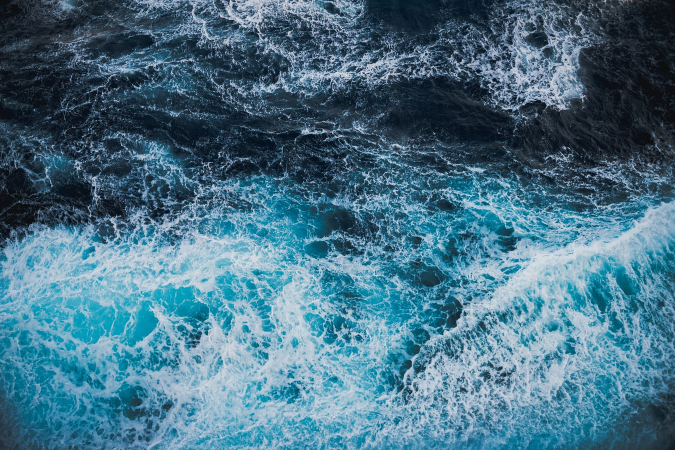
#> input picture OpenCV_Example/photo.jpg, 1350 x 900 px (shown at 1/2 size)
$ jupyter execute OpenCV_Example.ipynb   (shell and % lines are left out)
#> lines starting #> are read from the running program, lines starting #| are printed output that depends on the picture
# Installing OpenCV on Windows using Anaconda

## Importing Required Packages

[cell 1]
import numpy as np
import cv2
#Comment: The purpose of the above line is to display matplotlib plots inline
import matplotlib.pyplot as plt
import matplotlib.image as mpimg

## Initial Testing: Familiarizing yourself with Jupyter Notebook

[cell 2]
print("Hello, world")

[cell 3]
5+5

[cell 4]
a = np.array([0, 1, 2])
print(type(a))

## Getting Started with OpenCV: Blending Images

[cell 5]
img_water = mpimg.imread('photo.jpg')
#> img_water is the input picture: shape (900, 1350, 3); mean R, G, B 72.6, 113.9, 134.3
resized = cv2.resize(img_water, (300, 300))
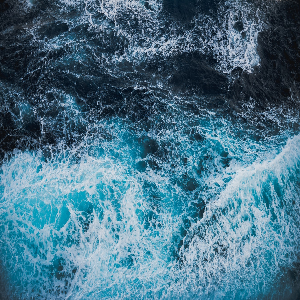
#> resized: shape (300, 300, 3); mean R, G, B 72.7, 114, 134.3
plt.imshow(resized)
plt.title('Image')
plt.show()

[cell 6]
img_horse = mpimg.imread('photo2.jpg')
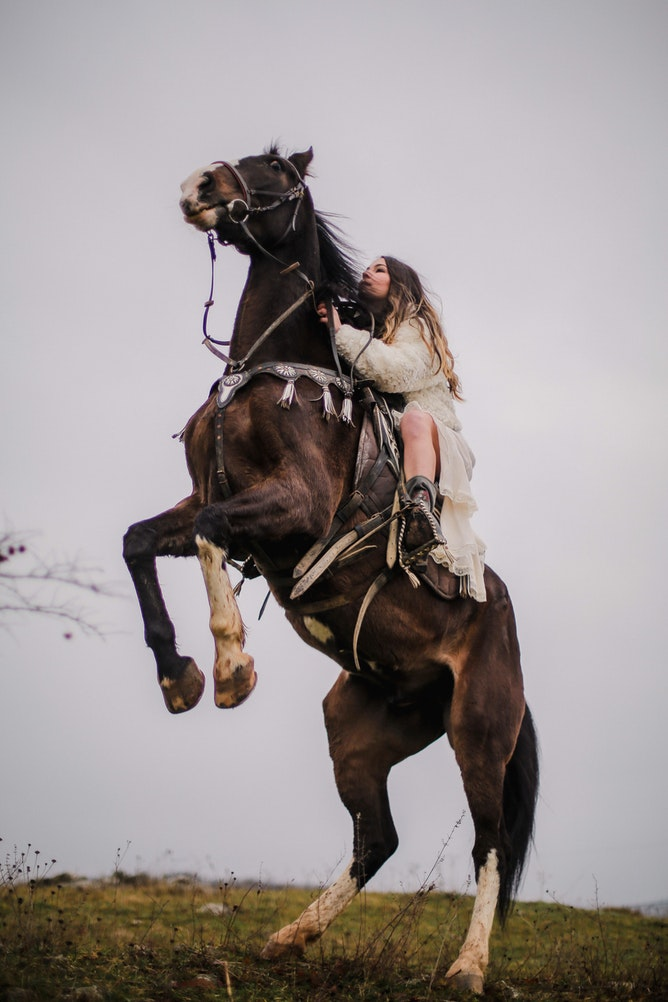
#> input picture OpenCV_Example/photo2.jpg, 668 x 1002 px
#> img_horse is the input picture: shape (1002, 668, 3); mean R, G, B 154.5, 146.8, 146
resized2 = cv2.resize(img_horse, (300, 300))
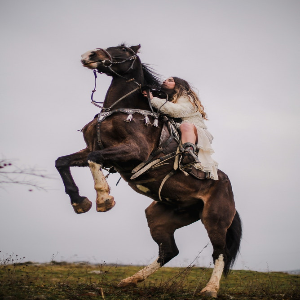
#> resized2: shape (300, 300, 3); mean R, G, B 154.5, 146.7, 145.9

plt.imshow(resized2)
plt.title('Image')

plt.show()

[cell 7]
blend = cv2.addWeighted(resized,0.5,resized2,0.6,0)
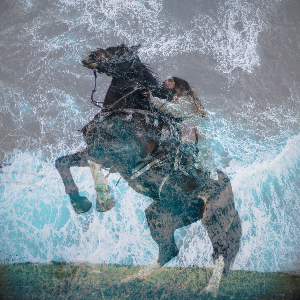
#> blend: shape (300, 300, 3); mean R, G, B 129, 145, 154.7
plt.imshow(blend)
plt.title('Blended Image')
plt.show()
